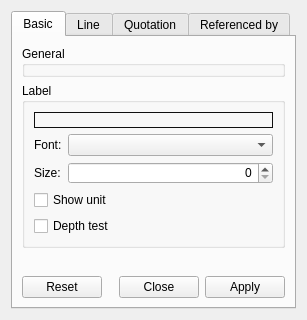
<?xml version="1.0" encoding="UTF-8"?>
<ui version="4.0">
 <class>GeometryLabelSetupDesigner</class>
 <widget class="QWidget" name="GeometryLabelSetupDesigner">
  <property name="geometry">
   <rect>
    <x>0</x>
    <y>0</y>
    <width>307</width>
    <height>320</height>
   </rect>
  </property>
  <property name="windowTitle">
   <string>Simple Geometry Label Setup Designer</string>
  </property>
  <layout class="QVBoxLayout">
   <item>
    <widget class="QTabWidget" name="tabWidget">
     <property name="currentIndex">
      <number>0</number>
     </property>
     <widget class="QWidget" name="basicTab">
      <attribute name="title">
       <string>Basic</string>
      </attribute>
      <layout class="QVBoxLayout" name="_2">
       <item>
        <widget class="QGroupBox" name="generalGB">
         <property name="sizePolicy">
          <sizepolicy hsizetype="Preferred" vsizetype="Fixed">
           <horstretch>0</horstretch>
           <verstretch>0</verstretch>
          </sizepolicy>
         </property>
         <property name="styleSheet">
          <string notr="true">QPushButton {
	border: 1px solid #101010;
}</string>
         </property>
         <property name="title">
          <string>General</string>
         </property>
        </widget>
       </item>
       <item>
        <widget class="QGroupBox" name="groupBox">
         <property name="sizePolicy">
          <sizepolicy hsizetype="Preferred" vsizetype="Preferred">
           <horstretch>0</horstretch>
           <verstretch>0</verstretch>
          </sizepolicy>
         </property>
         <property name="minimumSize">
          <size>
           <width>0</width>
           <height>0</height>
          </size>
         </property>
         <property name="styleSheet">
          <string notr="true">QPushButton {
	border: 1px solid #101010;
	border-radius: 0px;
}</string>
         </property>
         <property name="title">
          <string>Label</string>
         </property>
         <layout class="QGridLayout" name="_3">
          <item row="0" column="0" colspan="2">
           <widget class="QColorPushButton" name="labelColorPB">
            <property name="sizePolicy">
             <sizepolicy hsizetype="Minimum" vsizetype="Minimum">
              <horstretch>0</horstretch>
              <verstretch>0</verstretch>
             </sizepolicy>
            </property>
            <property name="styleSheet">
             <string notr="true">QPushButton {
	border: 1px solid #101010;
	border-radius: 0px;
}</string>
            </property>
            <property name="text">
             <string/>
            </property>
           </widget>
          </item>
          <item row="1" column="1">
           <widget class="QFTGLFontComboBox" name="fontNameCB">
            <property name="sizePolicy">
             <sizepolicy hsizetype="Expanding" vsizetype="Fixed">
              <horstretch>0</horstretch>
              <verstretch>0</verstretch>
             </sizepolicy>
            </property>
           </widget>
          </item>
          <item row="1" column="0">
           <widget class="QLabel" name="label_8">
            <property name="text">
             <string>Font:</string>
            </property>
           </widget>
          </item>
          <item row="2" column="0">
           <widget class="QLabel" name="label_9">
            <property name="text">
             <string>Size:</string>
            </property>
           </widget>
          </item>
          <item row="2" column="1">
           <widget class="QSpinBox" name="fontSizeSB">
            <property name="alignment">
             <set>Qt::AlignRight|Qt::AlignTrailing|Qt::AlignVCenter</set>
            </property>
           </widget>
          </item>
          <item row="4" column="0" colspan="2">
           <widget class="QCheckBox" name="depthTestCB">
            <property name="text">
             <string>Depth test</string>
            </property>
           </widget>
          </item>
          <item row="3" column="0" colspan="2">
           <widget class="QCheckBox" name="showUnitCB">
            <property name="text">
             <string>Show unit</string>
            </property>
           </widget>
          </item>
         </layout>
        </widget>
       </item>
       <item>
        <spacer name="verticalSpacer">
         <property name="orientation">
          <enum>Qt::Vertical</enum>
         </property>
         <property name="sizeHint" stdset="0">
          <size>
           <width>20</width>
           <height>40</height>
          </size>
         </property>
        </spacer>
       </item>
       <item>
        <widget class="QDialogButtonBox" name="buttonBox1">
         <property name="standardButtons">
          <set>QDialogButtonBox::Apply|QDialogButtonBox::Close|QDialogButtonBox::Reset</set>
         </property>
        </widget>
       </item>
      </layout>
     </widget>
     <widget class="QWidget" name="tab">
      <attribute name="title">
       <string>Line</string>
      </attribute>
      <layout class="QGridLayout" name="_4">
       <item row="0" column="0" colspan="2">
        <widget class="QColorPushButton" name="lineColorPB">
         <property name="sizePolicy">
          <sizepolicy hsizetype="Minimum" vsizetype="Minimum">
           <horstretch>0</horstretch>
           <verstretch>0</verstretch>
          </sizepolicy>
         </property>
         <property name="styleSheet">
          <string notr="true">QPushButton {
	border: 1px solid #101010;
	border-radius: 0px;
}</string>
         </property>
         <property name="text">
          <string/>
         </property>
        </widget>
       </item>
       <item row="1" column="0">
        <widget class="QLabel" name="label_4">
         <property name="sizePolicy">
          <sizepolicy hsizetype="Preferred" vsizetype="Preferred">
           <horstretch>0</horstretch>
           <verstretch>0</verstretch>
          </sizepolicy>
         </property>
         <property name="text">
          <string>Width:</string>
         </property>
        </widget>
       </item>
       <item row="1" column="1">
        <widget class="QSpinBox" name="lineWidthSB">
         <property name="alignment">
          <set>Qt::AlignRight|Qt::AlignTrailing|Qt::AlignVCenter</set>
         </property>
        </widget>
       </item>
       <item row="2" column="0">
        <widget class="QLabel" name="label_5">
         <property name="text">
          <string>Stipple pattern:</string>
         </property>
        </widget>
       </item>
       <item row="2" column="1">
        <widget class="QLineStippleComboBox" name="lineStipplePatternCB"/>
       </item>
       <item row="3" column="0">
        <widget class="QLabel" name="label_6">
         <property name="text">
          <string>Stipple factor:</string>
         </property>
        </widget>
       </item>
       <item row="3" column="1">
        <widget class="QSpinBox" name="lineFactorSB">
         <property name="alignment">
          <set>Qt::AlignRight|Qt::AlignTrailing|Qt::AlignVCenter</set>
         </property>
        </widget>
       </item>
       <item row="4" column="0">
        <widget class="QLabel" name="label">
         <property name="text">
          <string>Angle scaling:</string>
         </property>
        </widget>
       </item>
       <item row="4" column="1">
        <widget class="QQuantitySpinBox" name="angleArcScalingSB">
         <property name="sizePolicy">
          <sizepolicy hsizetype="Expanding" vsizetype="Fixed">
           <horstretch>0</horstretch>
           <verstretch>0</verstretch>
          </sizepolicy>
         </property>
         <property name="alignment">
          <set>Qt::AlignRight|Qt::AlignTrailing|Qt::AlignVCenter</set>
         </property>
         <property name="singleStep">
          <double>0.100000000000000</double>
         </property>
         <property name="value">
          <double>0.000000000000000</double>
         </property>
        </widget>
       </item>
       <item row="5" column="0" colspan="2">
        <spacer name="verticalSpacer_2">
         <property name="orientation">
          <enum>Qt::Vertical</enum>
         </property>
         <property name="sizeHint" stdset="0">
          <size>
           <width>20</width>
           <height>40</height>
          </size>
         </property>
        </spacer>
       </item>
       <item row="6" column="0" colspan="2">
        <widget class="QDialogButtonBox" name="buttonBox2">
         <property name="standardButtons">
          <set>QDialogButtonBox::Apply|QDialogButtonBox::Close|QDialogButtonBox::Reset</set>
         </property>
        </widget>
       </item>
      </layout>
     </widget>
     <widget class="QWidget" name="tab_2">
      <attribute name="title">
       <string>Quotation</string>
      </attribute>
      <layout class="QGridLayout" name="_5">
       <item row="0" column="0" colspan="2">
        <widget class="QColorPushButton" name="quotationColorPB">
         <property name="sizePolicy">
          <sizepolicy hsizetype="Minimum" vsizetype="Minimum">
           <horstretch>0</horstretch>
           <verstretch>0</verstretch>
          </sizepolicy>
         </property>
         <property name="styleSheet">
          <string notr="true">QPushButton {
	border: 1px solid #101010;
	border-radius: 0px;
}</string>
         </property>
         <property name="text">
          <string/>
         </property>
        </widget>
       </item>
       <item row="1" column="0">
        <widget class="QLabel" name="label_2">
         <property name="text">
          <string>Width:</string>
         </property>
        </widget>
       </item>
       <item row="1" column="1">
        <widget class="QSpinBox" name="quotationWidthSB">
         <property name="sizePolicy">
          <sizepolicy hsizetype="Expanding" vsizetype="Fixed">
           <horstretch>0</horstretch>
           <verstretch>0</verstretch>
          </sizepolicy>
         </property>
         <property name="alignment">
          <set>Qt::AlignRight|Qt::AlignTrailing|Qt::AlignVCenter</set>
         </property>
        </widget>
       </item>
       <item row="2" column="0">
        <widget class="QLabel" name="label_3">
         <property name="text">
          <string>Stipple pattern:</string>
         </property>
        </widget>
       </item>
       <item row="2" column="1">
        <widget class="QLineStippleComboBox" name="quotationStipplePatternCB"/>
       </item>
       <item row="3" column="0">
        <widget class="QLabel" name="label_7">
         <property name="text">
          <string>Stipple factor:</string>
         </property>
        </widget>
       </item>
       <item row="3" column="1">
        <widget class="QSpinBox" name="quotationStippleFactorSB">
         <property name="alignment">
          <set>Qt::AlignRight|Qt::AlignTrailing|Qt::AlignVCenter</set>
         </property>
        </widget>
       </item>
       <item row="4" column="0" colspan="2">
        <spacer name="verticalSpacer_3">
         <property name="orientation">
          <enum>Qt::Vertical</enum>
         </property>
         <property name="sizeHint" stdset="0">
          <size>
           <width>20</width>
           <height>40</height>
          </size>
         </property>
        </spacer>
       </item>
       <item row="5" column="0" colspan="2">
        <widget class="QDialogButtonBox" name="buttonBox3">
         <property name="standardButtons">
          <set>QDialogButtonBox::Apply|QDialogButtonBox::Close|QDialogButtonBox::Reset</set>
         </property>
        </widget>
       </item>
      </layout>
     </widget>
     <widget class="QWidget" name="refByTab">
      <attribute name="title">
       <string>Referenced by</string>
      </attribute>
     </widget>
    </widget>
   </item>
  </layout>
 </widget>
 <customwidgets>
  <customwidget>
   <class>QQuantitySpinBox</class>
   <extends>QDoubleSpinBox</extends>
   <header location="global">QuantitySpinBox.hpp</header>
  </customwidget>
  <customwidget>
   <class>QColorPushButton</class>
   <extends>QPushButton</extends>
   <header location="global">ColorPushButton.hpp</header>
  </customwidget>
  <customwidget>
   <class>QFTGLFontComboBox</class>
   <extends>QComboBox</extends>
   <header location="global">FTGLFontComboBox.hpp</header>
  </customwidget>
  <customwidget>
   <class>QLineStippleComboBox</class>
   <extends>QComboBox</extends>
   <header location="global">LineStippleComboBox.hpp</header>
  </customwidget>
 </customwidgets>
 <resources/>
 <connections/>
</ui>
